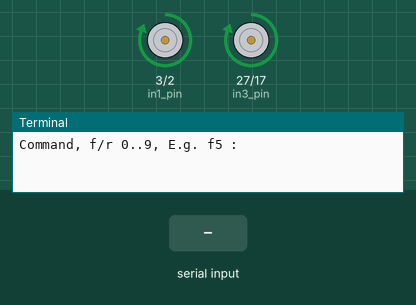
Bench run of a program on a simulated Raspberry Pi (BCM pin numbers). On the bench: motor-driver pin pairs drawn as motors (green arrow = first pin HIGH = forward, orange = second pin HIGH = backward, longer = more drive), the last lines printed to the terminal. The test bench sets the inputs (shaded band).

Above: at 1.2 s.
1.3 s: "s" typed at the terminal
At 2.4 s:
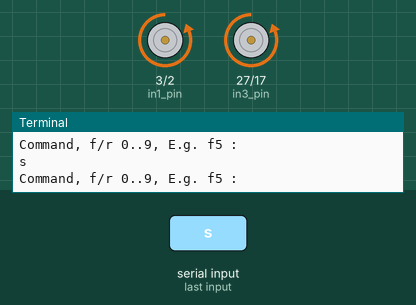
2.8 s: "a" typed at the terminal
At 3.5 s:
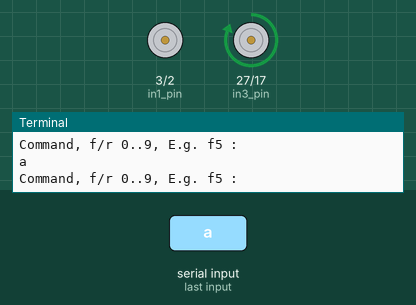
4.3 s: "d" typed at the terminal
At 4.7 s:
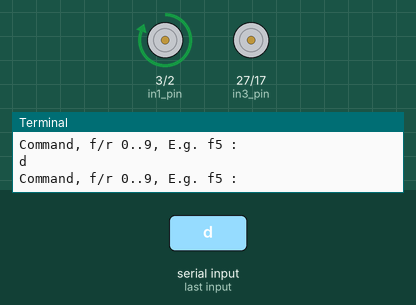
5.8 s: "q" typed at the terminal
At 7.0 s:
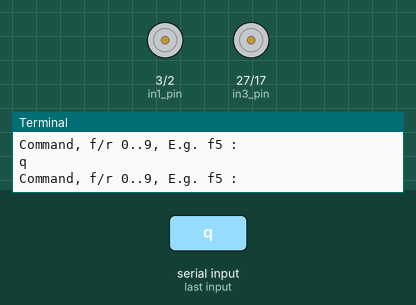
Timing chart, 0 to 8.3 s (numbered marks = the images above; inputs shaded):
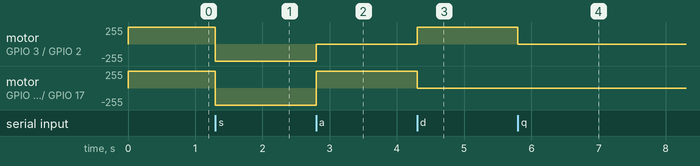

Measured:
- after the input at 1.3 s, motor on GPIO 3 (in1_pin) / GPIO 2 (in2_pin), motor on GPIO 27 (in3_pin) / GPIO 17 (in4_pin): forward 255/255 → backward 255/255 at once
- after the input at 2.8 s, motor on GPIO 3 (in1_pin) / GPIO 2 (in2_pin): backward 255/255 → stopped at once; motor on GPIO 27 (in3_pin) / GPIO 17 (in4_pin): backward 255/255 → forward 255/255 at once
- after the input at 4.3 s, motor on GPIO 3 (in1_pin) / GPIO 2 (in2_pin): stopped → forward 255/255 at once; motor on GPIO 27 (in3_pin) / GPIO 17 (in4_pin): forward 255/255 → stopped at once
- after the input at 5.8 s, motor on GPIO 3 (in1_pin) / GPIO 2 (in2_pin): forward 255/255 → stopped at once

The program:

drive_local.py
```python
import RPi.GPIO as io
io.setmode(io.BCM)

in1_pin = 3
in2_pin = 2

in3_pin = 27
in4_pin = 17

io.setup(in1_pin, io.OUT)
io.setup(in2_pin, io.OUT)
io.setup(in3_pin, io.OUT)
io.setup(in4_pin, io.OUT)

'''
def set(property, value):
    try:
        f = open("/sys/class/rpi-pwm/pwm0/" + property, 'w')
        f.write(value)
        f.close()
    except:
        print("Error writing to: " + property + " value: " + value)

set("delayed", "0")
set("mode", "pwm")
set("frequency", "500")
set("active", "1")
'''

def front():
    io.output(in1_pin, True)
    io.output(in2_pin, False)
    io.output(in3_pin, True)
    io.output(in4_pin, False)

def back():
    io.output(in1_pin, False)
    io.output(in2_pin, True)
    io.output(in3_pin, False)
    io.output(in4_pin, True)

def right():
    io.output(in1_pin, True)
    io.output(in2_pin, False)
    io.output(in3_pin, False)
    io.output(in4_pin, False)

def left():
    io.output(in1_pin, False)
    io.output(in2_pin, False)
    io.output(in3_pin, True)
    io.output(in4_pin, False)

def stop():
    io.output(in1_pin, False)
    io.output(in2_pin, False)
    io.output(in3_pin, False)
    io.output(in4_pin, False)


front()

while True:
    cmd = raw_input("Command, f/r 0..9, E.g. f5 :")
    direction = cmd[0]
    if direction == "w":
        front()
    elif direction == "s":
        back()
    elif direction == "a":
        left()
    elif direction == "d":
        right()
    elif direction == "q":
        stop()
    elif direction == "e":
        break
    #speed = int(cmd[1]) * 11
    #set("duty", str(speed))
```
